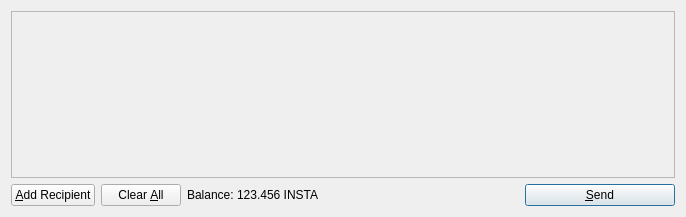
<?xml version="1.0" encoding="UTF-8"?>
<ui version="4.0">
 <class>SendCoinsDialog</class>
 <widget class="QDialog" name="SendCoinsDialog">
  <property name="geometry">
   <rect>
    <x>0</x>
    <y>0</y>
    <width>686</width>
    <height>217</height>
   </rect>
  </property>
  <property name="windowTitle">
   <string>Send Coins</string>
  </property>
  <layout class="QVBoxLayout" name="verticalLayout">
   <item>
    <widget class="QScrollArea" name="scrollArea">
     <property name="widgetResizable">
      <bool>true</bool>
     </property>
     <widget class="QWidget" name="scrollAreaWidgetContents">
      <property name="geometry">
       <rect>
        <x>0</x>
        <y>0</y>
        <width>666</width>
        <height>165</height>
       </rect>
      </property>
      <layout class="QVBoxLayout" name="verticalLayout_2">
       <property name="margin">
        <number>0</number>
       </property>
       <item>
        <layout class="QVBoxLayout" name="entries">
         <property name="spacing">
          <number>6</number>
         </property>
        </layout>
       </item>
       <item>
        <spacer name="verticalSpacer">
         <property name="orientation">
          <enum>Qt::Vertical</enum>
         </property>
         <property name="sizeHint" stdset="0">
          <size>
           <width>20</width>
           <height>40</height>
          </size>
         </property>
        </spacer>
       </item>
      </layout>
     </widget>
    </widget>
   </item>
   <item>
    <layout class="QHBoxLayout" name="horizontalLayout">
     <item>
      <widget class="QPushButton" name="addButton">
       <property name="toolTip">
        <string>Send to multiple recipients at once</string>
       </property>
       <property name="text">
        <string>&amp;Add Recipient</string>
       </property>
       <property name="icon">
        <iconset resource="../bitcoin.qrc">
         <normaloff>:/icons/add</normaloff>:/icons/add</iconset>
       </property>
       <property name="autoDefault">
        <bool>false</bool>
       </property>
      </widget>
     </item>
     <item>
      <widget class="QPushButton" name="clearButton">
       <property name="sizePolicy">
        <sizepolicy hsizetype="Minimum" vsizetype="Fixed">
         <horstretch>0</horstretch>
         <verstretch>0</verstretch>
        </sizepolicy>
       </property>
       <property name="toolTip">
        <string>Remove all transaction fields</string>
       </property>
       <property name="text">
        <string>Clear &amp;All</string>
       </property>
       <property name="icon">
        <iconset resource="../bitcoin.qrc">
         <normaloff>:/icons/remove</normaloff>:/icons/remove</iconset>
       </property>
       <property name="autoRepeatDelay">
        <number>300</number>
       </property>
       <property name="autoDefault">
        <bool>false</bool>
       </property>
      </widget>
     </item>
     <item>
      <layout class="QHBoxLayout" name="horizontalLayout_2">
       <property name="spacing">
        <number>3</number>
       </property>
       <item>
        <widget class="QLabel" name="label">
         <property name="text">
          <string>Balance:</string>
         </property>
        </widget>
       </item>
       <item>
        <widget class="QLabel" name="labelBalance">
         <property name="cursor">
          <cursorShape>IBeamCursor</cursorShape>
         </property>
         <property name="text">
          <string>123.456 INSTA</string>
         </property>
         <property name="textInteractionFlags">
          <set>Qt::LinksAccessibleByMouse|Qt::TextSelectableByKeyboard|Qt::TextSelectableByMouse</set>
         </property>
        </widget>
       </item>
      </layout>
     </item>
     <item>
      <spacer name="horizontalSpacer">
       <property name="orientation">
        <enum>Qt::Horizontal</enum>
       </property>
       <property name="sizeHint" stdset="0">
        <size>
         <width>40</width>
         <height>20</height>
        </size>
       </property>
      </spacer>
     </item>
     <item>
      <widget class="QPushButton" name="sendButton">
       <property name="minimumSize">
        <size>
         <width>150</width>
         <height>0</height>
        </size>
       </property>
       <property name="toolTip">
        <string>Confirm the send action</string>
       </property>
       <property name="text">
        <string>&amp;Send</string>
       </property>
       <property name="icon">
        <iconset resource="../bitcoin.qrc">
         <normaloff>:/icons/send</normaloff>:/icons/send</iconset>
       </property>
       <property name="default">
        <bool>true</bool>
       </property>
      </widget>
     </item>
    </layout>
   </item>
  </layout>
 </widget>
 <resources>
  <include location="../bitcoin.qrc"/>
 </resources>
 <connections/>
</ui>
